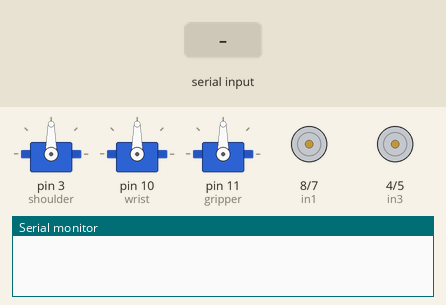
Recording of a sketch running on a simulated Arduino Uno, built with avr-gcc and run on an emulated ATmega328P. On the bench: 3 × servo, motor-driver pin pairs drawn as motors (green arrow = first pin HIGH = forward, orange = second pin HIGH = backward, longer = more drive, scaled by the enable pin), the last lines printed to the serial monitor. The inputs (shaded band) are chosen by the test bench.

Above: at 1.2 s.
1.3 s: "1" received over Serial
At 1.6 s:
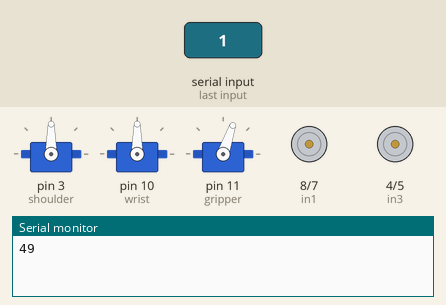
2.8 s: byte 201 (201) received over Serial
At 4.0 s:
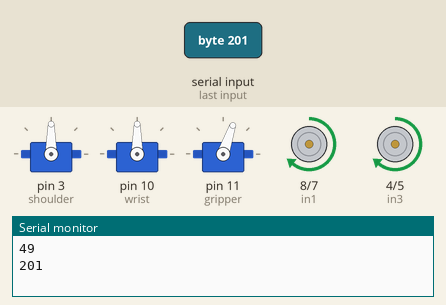
4.3 s: byte 202 (202) received over Serial
At 5.1 s:
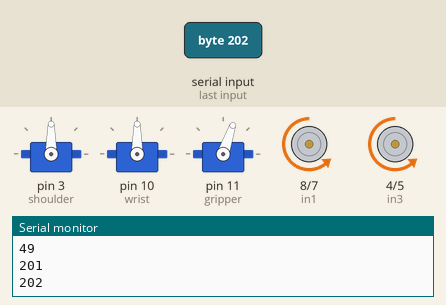
5.8 s: byte 203 (203) received over Serial
At 6.3 s:
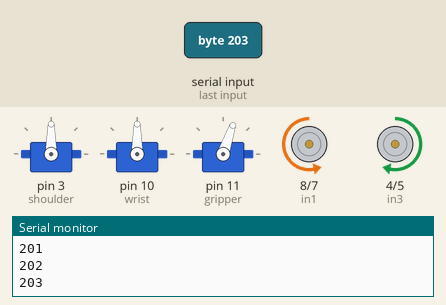
7.3 s: byte 204 (204) received over Serial
At 8.5 s:
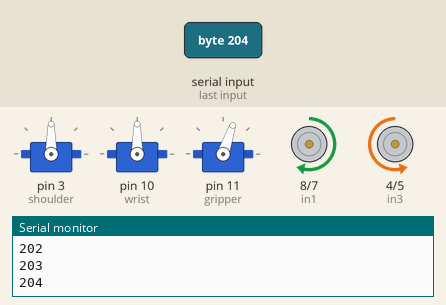
8.8 s: byte 205 (205) received over Serial
At 9.8 s:
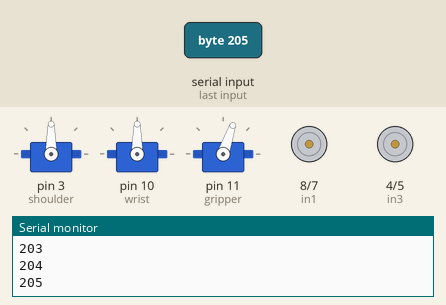
Timing chart, 0 to 11.3 s (numbered marks = the images above; inputs shaded):
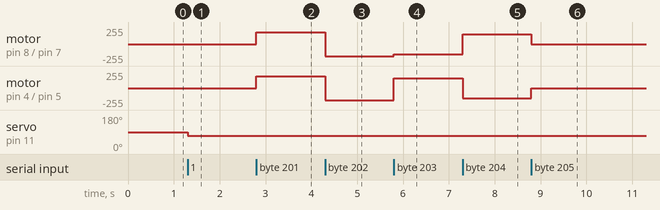

The sketch:

Rcar.ino
```cpp
#include<Servo.h>

Servo shoulder, wrist, gripper;

//Motor A connections
int enA = 9;
int in1 = 8;
int in2 = 7;
// Motor B connections
int enB = 6;
int in3 = 4;
int in4 = 5;

int command;

void setup() {
  shoulder.attach(3);
  wrist.attach(10);
  gripper.attach(11);

  shoulder.write(90);
  wrist.write(90);

  // Set all the motor control pins to outputs
  pinMode(enA, OUTPUT);
  pinMode(enB, OUTPUT);
  pinMode(in1, OUTPUT);
  pinMode(in2, OUTPUT);
  pinMode(in3, OUTPUT);
  pinMode(in4, OUTPUT);

  // Turn off motors - Initial state
  digitalWrite(in1, LOW);
  digitalWrite(in2, LOW);
  digitalWrite(in3, LOW);
  digitalWrite(in4, LOW);

  Serial.begin(9600);
}

void loop() {
  if(Serial.available()>0)
  {
    command=Serial.read();
    Serial.println(command);
    switch(command)
    {
      case 201:
        forward();
        break;
      case 202:
        backward();
        break;
      case 203:
        left();
        break;
      case 204:
        right();
        break;
      case 205:
        Stop();
        break;
      case 206:
        shup();
        break;
      case 207:
        shdwn();
        break;
      case 208:
        wrup();
        break;
      case 209:
        wrdwn();
        break;
      case 210:
        shstop();
        break;
      case 211:
        wrstop();
        break;
      default:
        gripperc();
        break;
    }
  }
}
void forward() {

  analogWrite(enA, 180);
  analogWrite(enB, 180);

  // Turn on motor A & B
  digitalWrite(in1, HIGH);
  digitalWrite(in2, LOW);
  digitalWrite(in3, HIGH);
  digitalWrite(in4, LOW);
}
void backward() {

  analogWrite(enA, 180);
  analogWrite(enB, 180);

  // Turn on motor A & B
  digitalWrite(in1, LOW);
  digitalWrite(in2, HIGH);
  digitalWrite(in3, LOW);
  digitalWrite(in4, HIGH);
}
void left() {

  analogWrite(enA, 150);
  analogWrite(enB, 150);

  // Turn on motor A & B
  digitalWrite(in1, LOW);
  digitalWrite(in2, HIGH);
  digitalWrite(in3, HIGH);
  digitalWrite(in4, LOW);
}
void right() {

  analogWrite(enA, 150);
  analogWrite(enB, 150);

  // Turn on motor A & B
  digitalWrite(in1, HIGH);
  digitalWrite(in2, LOW);
  digitalWrite(in3, LOW);
  digitalWrite(in4, HIGH);
}
void Stop()
{
  digitalWrite(in1, LOW);
  digitalWrite(in2, LOW);
  digitalWrite(in3, LOW);
  digitalWrite(in4, LOW);
}
void shup(){
  shoulder.write(80);
}
void shdwn(){
  shoulder.write(110);
}
void wrup(){
  wrist.write(80);
}
void wrdwn(){
  wrist.write(110);
}
void shstop(){
  shoulder.write(90);
}
void wrstop(){
  wrist.write(90);
}
void gripperc(){
  gripper.write(120-command);
}
```

Measured:
- after the input at 1.3 s, servo on pin 11 (gripper): 90° → 71° at once
- after the input at 2.8 s, motor on pin 8 (in1) / pin 7 (in2), motor on pin 4 (in3) / pin 5 (in4): stopped → forward 180/255 at once
- after the input at 4.3 s, motor on pin 8 (in1) / pin 7 (in2), motor on pin 4 (in3) / pin 5 (in4): forward 180/255 → backward 180/255 at once
- after the input at 5.8 s, motor on pin 8 (in1) / pin 7 (in2): backward 180/255 → backward 150/255 at once; motor on pin 4 (in3) / pin 5 (in4): backward 180/255 → forward 150/255 at once
- after the input at 7.3 s, motor on pin 8 (in1) / pin 7 (in2): backward 150/255 → forward 150/255 at once; motor on pin 4 (in3) / pin 5 (in4): forward 150/255 → backward 150/255 at once
- after the input at 8.8 s, motor on pin 8 (in1) / pin 7 (in2): forward 150/255 → stopped at once; motor on pin 4 (in3) / pin 5 (in4): backward 150/255 → stopped at once
